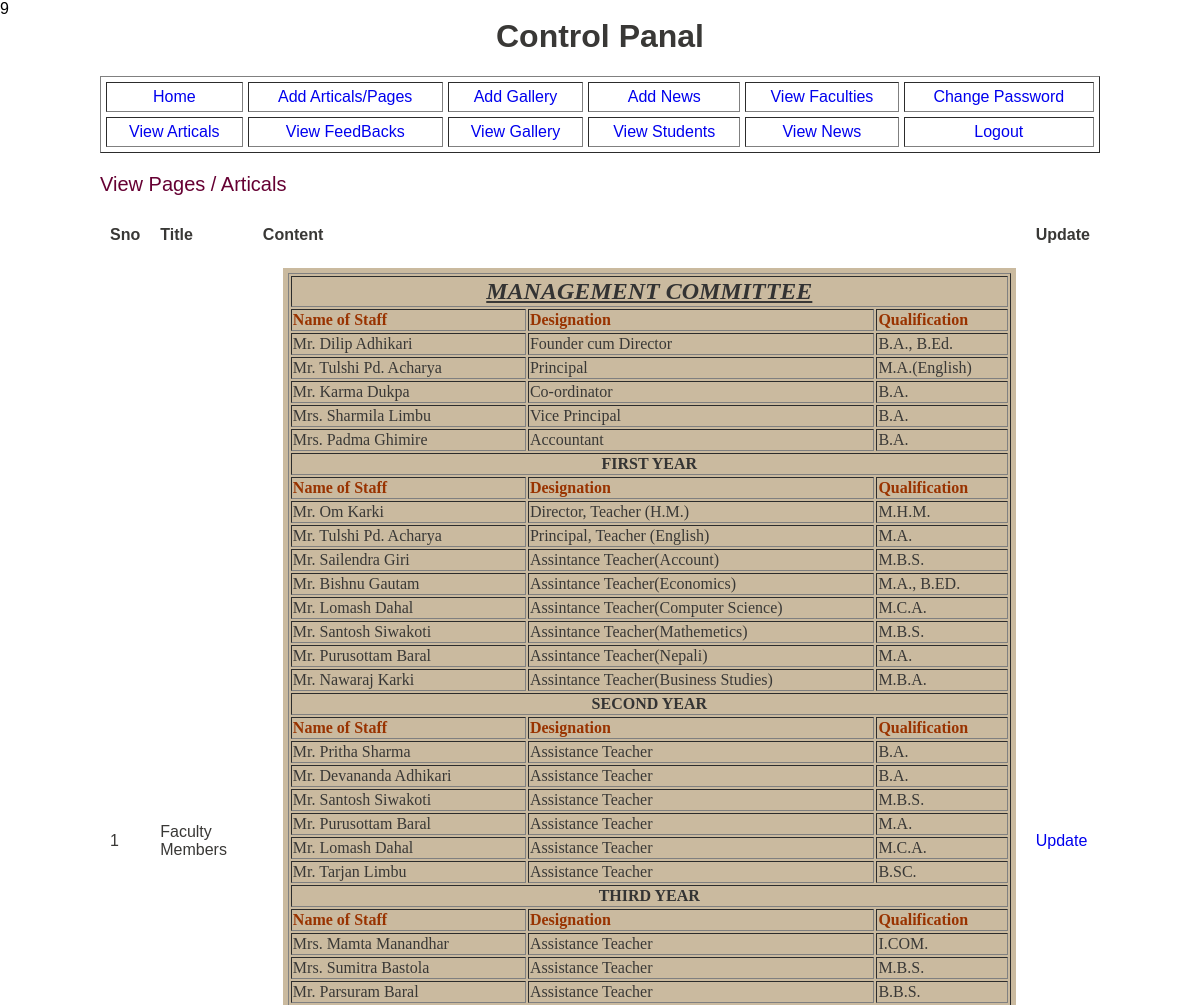
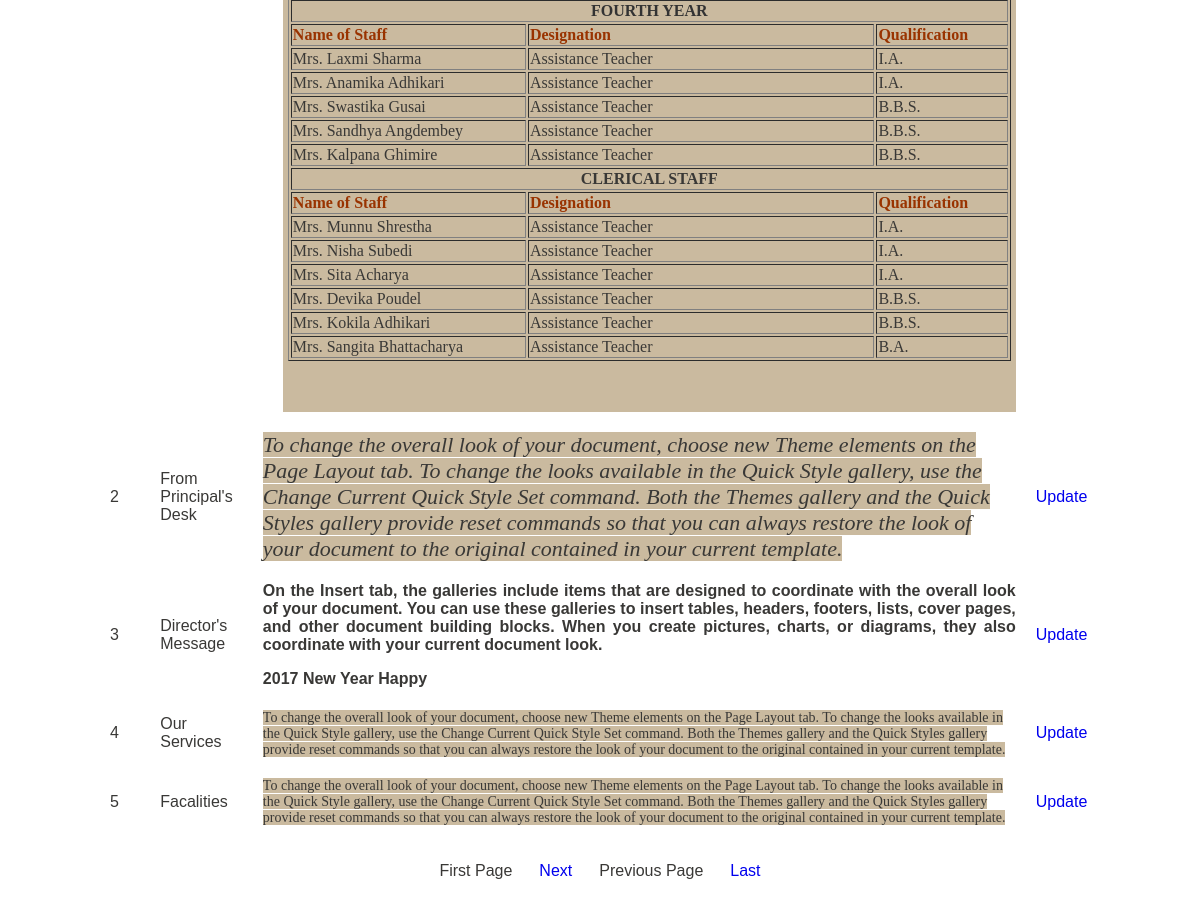
The page /admin/viewpages.php (signed in) on the database its author committed (2 pictures, top to bottom).
### tables this page shows
CREATE TABLE IF NOT EXISTS `pages` (
  `id` int(10) NOT NULL AUTO_INCREMENT,
  `title` longtext NOT NULL,
  `description` text NOT NULL,
  PRIMARY KEY (`id`)
);

### admin/viewpages.php (the view, shortened to what this page needs)
<?php include("session.php");
$selall="select * from pages";
	$fr=mysql_query($selall);
	$rowcounts=mysql_num_rows($fr);
	$start=$_GET['start'];
	$end=5;
	$max=ceil($rowcounts/$end);
	echo $last=$rowcounts-$max;
	if($_GET['start']=="")
	{
	$start=0;
	}
			$next=$start+$end;
			$pre=$start-$end;
$select="select * from pages limit ".$start.",".$end."";
$fetch=mysql_query($select);
?>
<!DOCTYPE html PUBLIC "-//W3C//DTD XHTML 1.0 Transitional//EN" "http://www.w3.org/TR/xhtml1/DTD/xhtml1-transitional.dtd">
<html xmlns="http://www.w3.org/1999/xhtml">
<head>
<link href="../style.css" type="text/css" rel="stylesheet" />
</head>
<body>
	<table cellpadding="0" cellspacing="0" align="center" width="1000" border="0">
			<tr>
					<td align="center"><h1>Control Panal</h1></td>
			</tr>
			<tr>
				<td><?php
				 if($_SESSION['type']==1) { include("admin_header.php"); }
				  ?></td>
			</tr>
			<tr>
					<td height="20"></td>
			</tr>
			<tr>
					<td class="pagetitle">View Pages / Articals</td>
			</tr>
			<tr>
					<td height="20"></td>
			</tr>
			<tr>
				<td height="800" valign="top">
					<table cellpadding="10" cellspacing="0" align="center" border="0">
						<tr class="label"><td >Sno</td><td>Title</td><td>Content</td><td>Update</td></tr>
						<?php
						$sno=1;
						while($rec=mysql_fetch_array($fetch))
						{
						?>
						<tr>
						<td><?php echo $sno; ?></td>
						<td><?php echo $rec[1];?></td>
						<td><?php echo $rec[2];?></td>
						<td><a href="addpage.php?pid=<?php echo $rec[0];?>">Update</a></td></tr>
						<?php
						$sno++;
						}
						?>
					</table>
				</td>
			</tr>
	</table>
	<table align="center" cellspacing="25">
<tr>
		<?php if($_GET['start']!=0 && $_GET['start']!="")
			{
			?>
					<td><a href="viewpages.php?start=0">First Page</a></td>
			<?php }
			else
			{
			?>
					<td>First Page</td>
			<?php
			}
		?>
			<?php
			if($rowcounts>=$next)
			{
			?>
			<td><a href="viewpages.php?start=<?php echo $next;?>">Next</a></td>
			<?php
			}
			else
			{
			?>
			<td>Next</td>
			<?php
			}
			?>
			<?php
			if($_GET['start']!=0 && $_GET['start']!="")
			{
			?>
			<td><a href="viewpages.php?start=<?php echo $pre;?>">Previous Page</a></td>
			<?php
			}
			else
			{
			?>
			<td>Previous Page</td>
			<?php
			}
			?>
			<?php
			if($last==$start)
			{
			?>
			<td>Last</td>
			<?php
			}
			else
			{?>
			<td><a href="viewpages.php?start=<?php echo $last;?>">Last</a></td>
			<?php
			}
			?>
</tr>
</table>
</body>
</html>

### style.css (style rules this page uses)
body { background-image:url(images/images.jpeg); margin:0px; font-family:Verdana, Arial, Helvetica, sans-serif; }
.pagetitle { font-size:20px; color:#660033; }
.label { font-size:16px; color:#660033; font-weight:bold; }
a { text-decoration:none; }
td { color:#393836; }

### rows shown on the page
pages: title "Faculty Members", description "MANAGEMENT COMMITTEE Name of Staff Designation Qualification Mr. Dilip Adhikari Founder cum Director B.A., B.Ed. Mr. Tulshi Pd. Acharya Principal M.A.(English) Mr. Karma Dukpa Co-ordinator B.A. Mrs. Sharmila Limbu Vice Principal B.A. Mrs. Padma Ghimire Accountant B.A. FIRST YEAR Name of Staff Designation Qualification Mr. Om Karki Director, Teacher (H.M.) M.H.M. Mr. Tulshi Pd. Acharya Principal, Teacher (English) M.A. Mr. Sailendra Giri Assintance Teacher(Account) M.B.S. Mr. Bishnu Gautam Assintance Teacher(Economics) M.A., B.ED. Mr. Lomash Dahal Assintance Teacher(Computer Science) M.C.A. Mr. Santosh Siwakoti Assintance Teacher(Mathemetics) M.B.S. Mr. Purusottam Baral Assintance…"
pages: title "From Principal's Desk", description "To change the overall look of your document, choose new Theme elements on the Page Layout tab. To change the looks available in the Quick Style gallery, use the Change Current Quick Style Set command. Both the Themes gallery and the Quick Styles gallery provide reset commands so that you can always restore the look of your document to the original contained in your current template."
pages: title "Director's Message", description "On the Insert tab, the galleries include items that are designed to coordinate with the overall look of your document. You can use these galleries to insert tables, headers, footers, lists, cover pages, and other document building blocks. When you create pictures, charts, or diagrams, they also coordinate with your current document look. 2017 New Year Happy"
pages: title "Our Services", description "To change the overall look of your document, choose new Theme elements on the Page Layout tab. To change the looks available in the Quick Style gallery, use the Change Current Quick Style Set command. Both the Themes gallery and the Quick Styles gallery provide reset commands so that you can always restore the look of your document to the original contained in your current template."
pages: title "Facalities", description "To change the overall look of your document, choose new Theme elements on the Page Layout tab. To change the looks available in the Quick Style gallery, use the Change Current Quick Style Set command. Both the Themes gallery and the Quick Styles gallery provide reset commands so that you can always restore the look of your document to the original contained in your current template."
